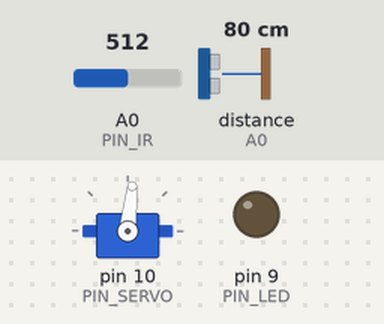
Bench run of a sketch on a simulated Arduino Uno, built with avr-gcc and run on an emulated ATmega328P. Parts: servo, output pins drawn as LEDs (lit = HIGH). The test bench sets the inputs (shaded band); at power-on: A0 (PIN_IR) = 512, distance to the obstacle (sensor on A0) 80 cm. What the sketch prints to the serial monitor is not drawn.

Above: at 0.1 s.
Timing chart, 0 to 1.6 s (numbered marks = the images above):
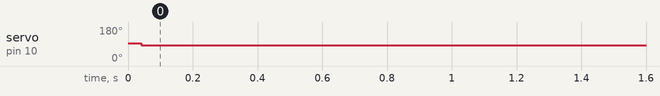

The sketch:

PDcontrol.ino
```cpp
#include <Servo.h>
#include <SharpIR.h>

// Arduino pin assignment
#define PIN_LED 9
#define PIN_SERVO 10
#define PIN_IR A0

// Framework setting
#define _DIST_TARGET 255
#define _DIST_MIN 100
#define _DIST_MAX 410

// Distance sensor
#define _DIST_ALPHA 0.1
#define AVER 10  //중위수 필터 N

// configurable parameters
#define INTERVAL 20 // sampling interval (unit: ms)
#define _DUTY_MIN 1406
#define _DUTY_NEU 1506 // servo neutral position (90 degree)
#define _DUTY_MAX 1636

// Servo speed control
#define _SERVO_ANGLE 30 // angle b/w DUTY_MAX and DUTY_MIN
#define _SERVO_SPEED 30 // servo speed limit (deg/sec)

// Event periods
#define _INTERVAL_DIST 20 // distance sensor interval (ms)
#define _INTERVAL_SERVO 20 // servo interval (ms)
#define _INTERVAL_SERIAL 100 // serial interval (ms)

// PID parameters
#define KP 0.7
#define KI 0.0
#define KD 59.00

SharpIR SharpIR(PIN_IR, 1080);

// global variables
int a, b; // unit: mm
float timeout; // unit: us
float raw_dist, dist_min, dist_max, dsist_ema, dist_cali2, dist_cali, dist_ema,dist_median; // unit: mm
float dist_final;
unsigned long last_sampling_time; // unit: ms
float scale; // used for pulse duration to distance conversion
Servo myservo;
float dist_target;

// Event periods
unsigned long last_sampling_time_dist, last_sampling_time_servo,
         last_sampling_time_serial;
bool event_dist, event_servo, event_serial;

// Servo speed control
int duty_chg_per_interval; // maximum duty difference per interval
int duty_target, duty_curr;

// PID variables
float error_curr, error_prev, control, pterm, dterm, iterm, ServoOutput;


void setup() {
  // initialize GPIO pins for LED and attach servo
  pinMode(PIN_LED, OUTPUT);
  digitalWrite(PIN_LED, 0);
  myservo.attach(PIN_SERVO);
  dist_ema=ir_distance();
  // move servo to neutral position
  myservo.writeMicroseconds(_DUTY_NEU);

  // initialize serial port
  Serial.begin(2000000);

  // convert angle speed into duty change per interval.
  duty_chg_per_interval = (float)(_DUTY_MAX - _DUTY_MIN) * _SERVO_SPEED / 180 * INTERVAL / 1000;

  // initialize last sampling time
  last_sampling_time = last_sampling_time_dist = last_sampling_time_servo = last_sampling_time_serial = 0;
  event_dist = event_servo = event_serial = false;
}


void loop() {

  // millis() returns the number of milliseconds since the program started. Will overflow after 50 days.
  if (millis() < last_sampling_time + INTERVAL) return;
  unsigned long time_curr = millis();


  if (time_curr >= last_sampling_time_dist + _INTERVAL_DIST) {
    last_sampling_time_dist += _INTERVAL_DIST;
    event_dist = true;
  }
  if (time_curr >= last_sampling_time_servo + _INTERVAL_SERVO) {
    last_sampling_time_servo += _INTERVAL_SERVO;
    event_servo = true;
  }
  if (time_curr >= last_sampling_time_serial + _INTERVAL_SERIAL) {
    last_sampling_time_serial += _INTERVAL_SERIAL;
    event_serial = true;
  }

  if (event_dist) {
    event_dist = false;
    dist_cali = ir_distance_filtered();

    error_curr = _DIST_TARGET - dist_cali;
    pterm = KP * error_curr;
    dterm = KD * (error_curr - error_prev);
    control = pterm + dterm;
    duty_target=_DUTY_NEU+control;
    if(duty_target < _DUTY_MIN) duty_target=_DUTY_MIN;
    if(duty_target > _DUTY_MAX) duty_target=_DUTY_MAX;
    error_prev = error_curr;
  }

  if (event_servo) {
    event_servo = false;
    myservo.writeMicroseconds(duty_target);
    //myservo.writeMicroseconds(_DUTY_NEU);
  }

  if (event_serial) {
    event_serial = false;
    Serial.print("dist_ir:");
    Serial.print(dist_cali);
    Serial.print(",pterm:");
    Serial.print(map(pterm,-1000,1000,510,610));
    Serial.print(",dterm:");
    Serial.print(map(dterm,-1000,1000,510,610));
    Serial.print(",duty_target:");
    Serial.print(map(duty_target,1000,2000,410,510));
    Serial.print(",duty_curr:");
    Serial.print(map(duty_curr,1000,2000,410,510));
    Serial.println(",Min:100,Low:200,dist_target:255,High:310,Max:410");
  }

  // update last sampling time
  last_sampling_time += INTERVAL;
}


float ir_distance(void) { // return value unit: mm
  float val;
  float volt = float(analogRead(PIN_IR));
  val = ((6762.0 / (volt - 9.0)) - 4.0) * 10.0;
  return SharpIR.distance() * 10;
}

float ir_distance_filtered(void) {
  float dis, dis1, dis2, ema, arr[AVER], sum;
  dis = ir_distance();
  dis1 = 150 + 300.0 / (265 - 87) * (dis - 87);
  dist_ema = _DIST_ALPHA*dis1+(1-_DIST_ALPHA)*dist_ema;
  sum=0;
  for(int i=AVER-2;i>=0;i--){
    arr[i+1]=arr[i];
  }
  arr[0]=dist_ema;
  for(int i=0;i<AVER;i++){
    sum+=arr[i];
  }
  return sum/AVER;
}
```

Measured:
- by itself, servo on pin 10 (PIN_SERVO): 93° → 84° at 0.04 s
